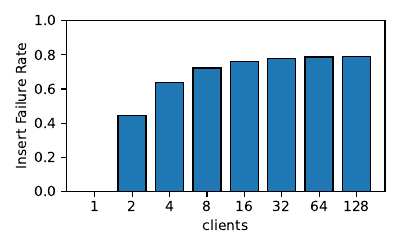

Write Python code to recreate this figure.
import lib

import experiments.plot_cuckoo as pc
import simulator.log as log
import simulator.simulation_runtime as sim
# import run_experiments as re
import experiments.data_management as dm
import simulator.rcuckoo_basic as rcuckoo_basic
import matplotlib.pyplot as plt
import numpy as np
from tqdm import tqdm

import random

data_dir = "optimistic_failures"

def plot_general_stats_last_run():
    stats, directory = dm.load_statistics(data_dir)
    print("plot general stats")
    plot_names = [
        "general_stats",
        "cas_success_rate",
        "read_write_ratio",
        "request_success_rate",
        "rtt_per_operation",
        "bytes_per_operation",
        "messages_per_operation",
        "fill_factor"
        ]
    pc.multi_plot_runs(stats, plot_names, directory)

def success_rate_contention_machines():
    logger = log.setup_custom_logger('root')
    logger.info("Starting simulator")
    multi_runs=[]
    # table_size = 1680  * 4 #lcm of 3,4,5,6,7,8,10,12,14,16
    # table_size = 1680  * 64 #lcm of 3,4,5,6,7,8,10,12,14,16
    table_size = (8 * 1024) * 16
    # clients=[1,2,4,8,16,32]
    clients=[1,2,4,8,16,32,64,128]
    # clients=[1]
    # clients=[32]
    bucket_size=8
    log.set_off()
    runs=[]
    print(clients)
    for c in clients:
        config = sim.default_config()
        config['description'] = "Optimistic Failures"
        config['name'] = "optimistic_failures"
        config['num_clients'] = c
        config['num_steps'] = 100000000000
        config['bucket_size'] = bucket_size
        config['read_threshold_bytes'] = config['entry_size'] * bucket_size
        config['indexes'] = table_size
        config['trials'] = 1
        config['state_machine']=rcuckoo_basic.rcuckoo_basic
        config['max_fill']= 90
        runs.append(sim.run_trials(config))
    dm.save_statistics(runs, dirname=data_dir)

def single_run_op_success_rate(stat, op_string):
    op_percent = []
    for client in stat['clients']:
        ops = client['stats']['completed_'+op_string+'_count']
        op_failures = client['stats']['failed_'+op_string+'_count']

        op_success_rate = 0
        if ops != 0:
            op_success_rate = float(ops)/(ops+op_failures)
        op_percent.append(op_success_rate)

    return op_percent

def request_success_rate_line(ax, stats, label, x_axis="clients"):
    #read write ratio should work for both single and multi run
    if isinstance(stats, dict):
        stats = [stats]

    avg_op_rates=[]
    avg_op_err=[]
    x_axis_vals = pc.get_x_axis(stats, x_axis)
    for stat in stats:
        op_percentages, op_errors = [], []
        for run in stat:
            op_percent = single_run_op_success_rate(run, "insert")
            op_percentages.append(np.mean(op_percent))
            op_errors.append(pc.stderr(op_percent))
        avg_op_rates.append(np.mean(op_percentages))
        avg_op_err.append(np.mean(op_errors))
    
    x = np.arange(len(x_axis_vals))
    avg_op_rates = [ 1 - x for x in avg_op_rates]
    ax.bar(x, avg_op_rates, yerr=avg_op_err, label=label,width=0.75, edgecolor='black' )
    ax.set_xticks(x, x_axis_vals)

def request_success_rate_decoration(ax, x_axis):
    ax.set_ylabel("Insert Failure Rate")
    ax.set_xlabel(x_axis)
    ax.set_ylim(0,1)
    # ax.set_xticks(x_pos+bar_width/2)
    # ax.set_xticklabels(x_axis_vals)
    # ax.legend()

def request_success_rate(ax, stats, x_axis="clients"):
    stats = pc.correct_stat_shape(stats)
    for stat in stats:
        state_machine_label = stat[0][0]['config']['state_machine']
        request_success_rate_line(ax, stat, label=state_machine_label, x_axis=x_axis)
    request_success_rate_decoration(ax, x_axis)

def plot_request_success_rate():
    stats, directory = dm.load_statistics(data_dir)
    fig, ax = plt.subplots(1,1,figsize=(4,2.5))
    request_success_rate(ax, stats)
    fig.tight_layout()
    fig.savefig(data_dir+".pdf")



success_rate_contention_machines()
plot_general_stats_last_run()
plot_request_success_rate()